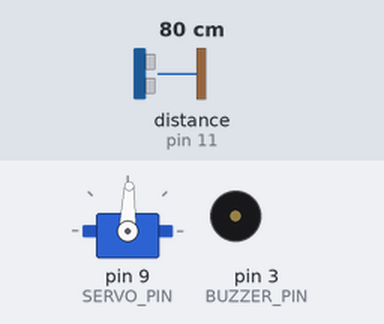
Bench run of a sketch on a simulated Arduino Uno, built with avr-gcc and run on an emulated ATmega328P. On the bench: servo, buzzer (waves = sounding). Wiring (inferred from the names in the program): ultrasonic range finder: trigger pin 10; echo pin 11. Inputs (shaded band) come from the test bench; at power-on: distance to the obstacle (sensor on pin 11) 80 cm. The echo pulse lasts 58.3 µs per cm; what the sketch prints to the serial monitor is not drawn.

Above: at 1.7 s.
1.8 s: distance to the obstacle (sensor on pin 11) set to 2 cm
At 2.03 s:
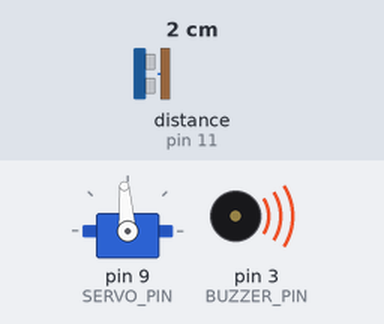
4.8 s: distance to the obstacle (sensor on pin 11) set to 35 cm
At 5.61 s:
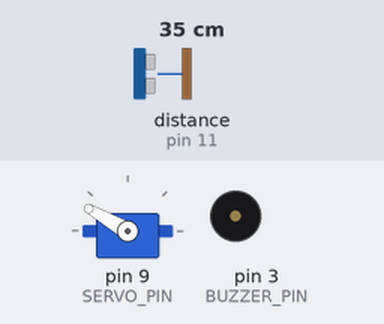
7.8 s: distance to the obstacle (sensor on pin 11) set to 18 cm
At 7.98 s:
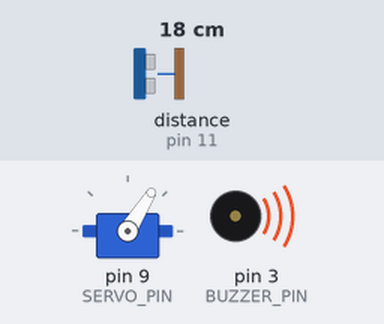
Timing chart, 0 to 16.8 s (numbered marks = the images above; inputs shaded):
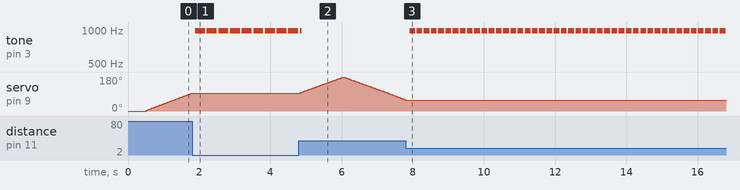

The sketch:

SentryLock.ino
```cpp
#include <Servo.h>

// ── Pin definitions ──────────────────────────────────────────
const int TRIG_PIN   = 10;
const int ECHO_PIN   = 11;
const int BUZZER_PIN = 3;
const int SERVO_PIN  = 9;

// ── Tunable parameters ───────────────────────────────────────
const int THRESHOLD_CM = 30;   // detection distance in cm
const int STEP_DEGREES = 2;    // degrees per sweep step
const int STEP_DELAY   = 20;   // ms between each step

// ── State ────────────────────────────────────────────────────
Servo servo;
int currentAngle = 0;
int sweepDir     = 1;   // +1 = sweeping up, -1 = sweeping down

// ────────────────────────────────────────────────────────────
void setup() {
  Serial.begin(9600);
  pinMode(TRIG_PIN,   OUTPUT);
  pinMode(ECHO_PIN,   INPUT);
  pinMode(BUZZER_PIN, OUTPUT);

  servo.attach(SERVO_PIN);
  servo.write(currentAngle);
  delay(500);

  Serial.println("Radar Guard ready. Sweeping...");
}

// ────────────────────────────────────────────────────────────
void loop() {
  long dist = measureDistance();

  Serial.print("Angle: "); Serial.print(currentAngle);
  Serial.print("  |  Dist: "); Serial.print(dist);
  Serial.println(" cm");

  if (dist > 0 && dist <= THRESHOLD_CM) {
    // ── OBJECT PRESENT: freeze servo, beep ──────────────────
    Serial.print(">>> OBJECT at ");
    Serial.print(currentAngle); Serial.print("°, ");
    Serial.print(dist); Serial.println(" cm — FROZEN");

    beep(BUZZER_PIN, 1000, STEP_DELAY);

  } else {
    // ── CLEAR: silence, advance sweep ───────────────────────
    digitalWrite(BUZZER_PIN, LOW);

    currentAngle += sweepDir * STEP_DEGREES;

    if (currentAngle >= 180) { currentAngle = 180; sweepDir = -1; }
    if (currentAngle <= 0)   { currentAngle = 0;   sweepDir =  1; }

    servo.write(currentAngle);
    delay(STEP_DELAY);
  }
}

// ── Manual beep — no timer conflict ─────────────────────────
void beep(int pin, int freqHz, int durationMs) {
  long halfPeriodUs = 1000000L / (freqHz * 2);
  long endTime      = millis() + durationMs;

  while (millis() < endTime) {
    digitalWrite(pin, HIGH);
    delayMicroseconds(halfPeriodUs);
    digitalWrite(pin, LOW);
    delayMicroseconds(halfPeriodUs);
  }
}

// ── Measure distance in cm ───────────────────────────────────
long measureDistance() {
  digitalWrite(TRIG_PIN, LOW);
  delayMicroseconds(2);
  digitalWrite(TRIG_PIN, HIGH);
  delayMicroseconds(10);
  digitalWrite(TRIG_PIN, LOW);

  long duration = pulseIn(ECHO_PIN, HIGH, 30000UL);
  if (duration == 0) return 0;
  return duration / 58L;
}
```

Measured:
- after the input at 1.8 s, tone on pin 3 (BUZZER_PIN): alternates 983 Hz for 0.28 s and silent for 0.05 s, starting after 0.09 s; servo on pin 9 (SERVO_PIN): stays 94° (without the input it goes to 96° after 0.01 s)
- after the input at 4.8 s, servo on pin 9 (SERVO_PIN): rises from 94° to 180° in 1.2 s, then falls to 58° in 1.8 s
- after the input at 7.8 s, tone on pin 3 (BUZZER_PIN): alternates 983 Hz for 0.16 s and silent for 0.04 s, starting after 0.11 s; servo on pin 9 (SERVO_PIN): stops changing and stays 58°
